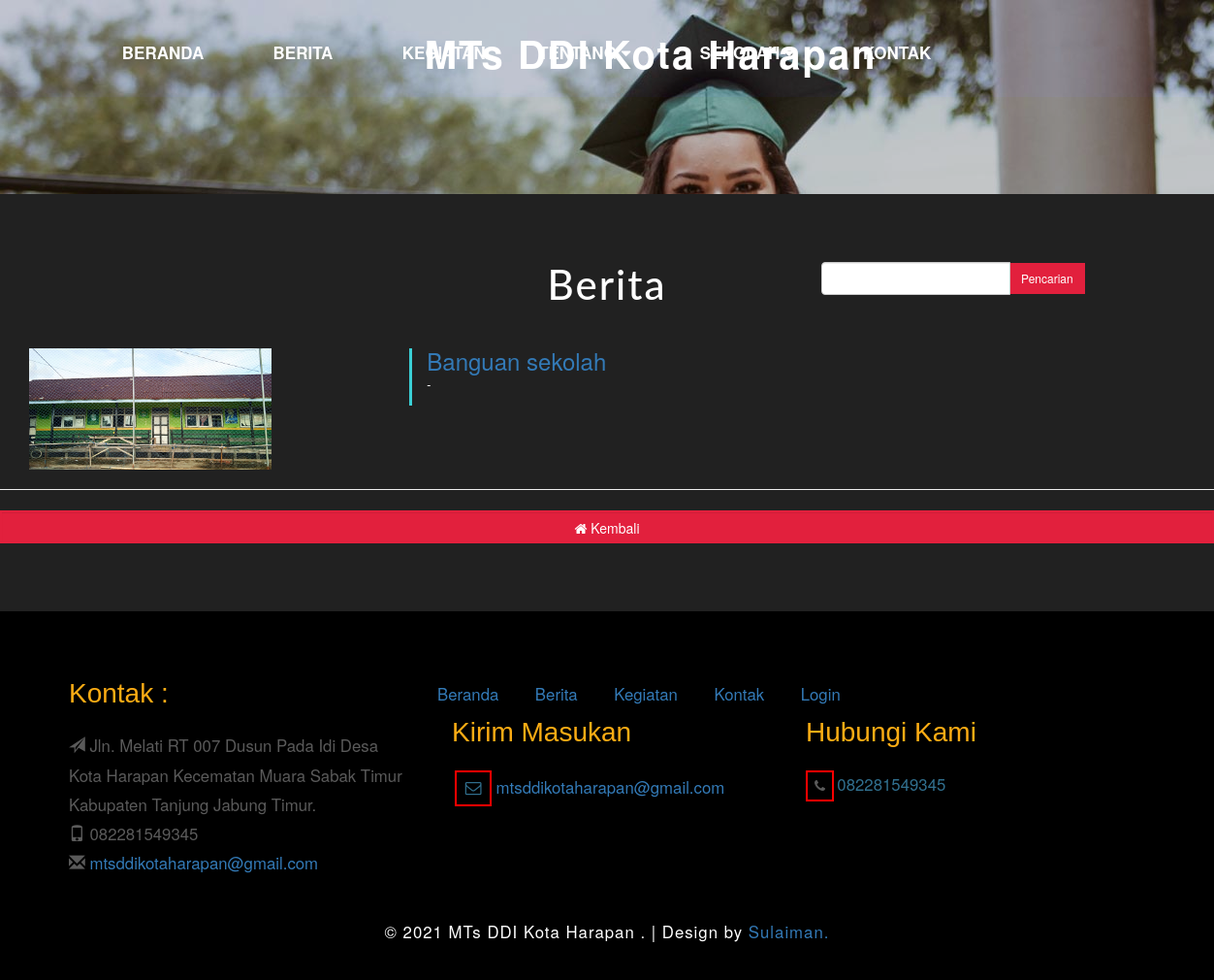
Page /index.php/welcome/berita on the committed database.
### tables this page shows
CREATE TABLE IF NOT EXISTS `profil_sekolah` (
    `id` varchar(100) NOT NULL,
    `text` varchar(100) NOT NULL,
    `nilai` text NOT NULL,
    `inputtype` enum('text', 'textarea', 'file', 'int') NOT NULL DEFAULT 'textarea',
    PRIMARY KEY (`id`)
  );

CREATE TABLE IF NOT EXISTS `berita` (
    `id` int(11) NOT NULL AUTO_INCREMENT,
    `caption` varchar(200) NOT NULL,
    `foto` text DEFAULT NULL,
    `deskripsi` text NOT NULL,
    `tanggal` varchar(100) NOT NULL,
    `user` varchar(26) NOT NULL,
    `dilihat` int(11) NOT NULL DEFAULT 0,
    PRIMARY KEY (`id`)
  );

### application/controllers/Welcome.php (called while the page is built, shortened)
<?php
class Welcome extends CI_Controller {
    function __construct()
    {
        if ($this->session->userdata('ipsaved')!=TRUE) {
       		$this->load->model('Pengunjung_model');
			$this->load->library('user_agent');
			$ip = $this->input->ip_address();
			$ip_data["ip"] = $ip;
			$ip_data["ipsaved"] = TRUE;
			$this->session->set_userdata($ip_data);
        }
    }
	public function berita()
	{
		$this->load->model('Berita_model');
        $q = urldecode($this->input->get('q', TRUE));
        $start = intval($this->input->get('start'));
        if ($q <> '') {
            $config['base_url'] = base_url() . 'Welcome/berita?q=' . urlencode($q);
            $config['first_url'] = base_url() . 'Welcome/berita?q=' . urlencode($q);
        } else {
            $config['base_url'] = base_url() . 'Welcome/berita';
            $config['first_url'] = base_url() . 'Welcome/berita';
        }
        $config['per_page'] = 10;
        $config['page_query_string'] = TRUE;
        $config['total_rows'] = $this->Berita_model->total_rows($q);
        $berita = $this->Berita_model->get_limit_data($config['per_page'], $start, $q);
        $this->load->library('pagination');
        $this->pagination->initialize($config);
        $data = array(
            'berita_data' => $berita,
            'q' => $q,
            'pagination' => $this->pagination->create_links(),
            'total_rows' => $config['total_rows'],
            'start' => $start,
			'konten' => "berita",
        );
		$this->load->view('container',$data);
	}
}

### index.php (called while the page is built, shortened)
<?php
require_once BASEPATH.'core/CodeIgniter.php';

### application/models/Profil_sekolah_model.php (called while the page is built, shortened)
<?php
class Profil_sekolah_model extends CI_Model
{
    public $table = 'profil_sekolah';
    function get_profil($val)
    {
        $this->db->where("id", $val);
        $res = $this->db->get($this->table)->row();
        return (isset($res->nilai)?$res->nilai:NULL);
    }
}

### application/config/config.php (called while the page is built, shortened)
<?php
$config['base_url'] = ((isset($_SERVER['HTTPS']) && $_SERVER['HTTPS'] == "on") ? "https" : "http");
$config['base_url'] .= "://".$_SERVER['HTTP_HOST'];
$config['base_url'] .= preg_replace('@/+$@','',dirname($_SERVER['SCRIPT_NAME'])).'/';
$config['index_page'] = '';
$config['uri_protocol']	= 'REQUEST_URI';
$config['url_suffix'] = '';
$config['language']	= 'english';
$config['charset'] = 'UTF-8';
$config['enable_hooks'] = FALSE;
$config['subclass_prefix'] = 'MY_';
$config['composer_autoload'] = FALSE;
$config['permitted_uri_chars'] = 'a-z 0-9~%.:_\-';
$config['enable_query_strings'] = FALSE;
$config['controller_trigger'] = 'c';
$config['function_trigger'] = 'm';
$config['directory_trigger'] = 'd';
$config['allow_get_array'] = TRUE;
$config['log_threshold'] = 0;
$config['log_path'] = '';
$config['log_file_extension'] = '';
$config['log_file_permissions'] = 0644;
$config['log_date_format'] = 'Y-m-d H:i:s';
$config['error_views_path'] = '';
$config['cache_path'] = '';
$config['cache_query_string'] = FALSE;
$config['encryption_key'] = '';
$config['sess_driver'] = 'files';
$config['sess_cookie_name'] = 'ci_session';
$config['sess_expiration'] = 7200;
$config['sess_save_path'] = NULL;
$config['sess_match_ip'] = FALSE;
$config['sess_time_to_update'] = 300;
$config['sess_regenerate_destroy'] = FALSE;
$config['cookie_prefix']	= '';
$config['cookie_domain']	= '';
$config['cookie_path']		= '/';
$config['cookie_secure']	= FALSE;
$config['cookie_httponly'] 	= FALSE;
$config['standardize_newlines'] = FALSE;
$config['global_xss_filtering'] = FALSE;
$config['csrf_protection'] = FALSE;
$config['csrf_token_name'] = 'csrf_test_name';
$config['csrf_cookie_name'] = 'csrf_cookie_name';
$config['csrf_expire'] = 7200;
$config['csrf_regenerate'] = TRUE;
$config['csrf_exclude_uris'] = array();
$config['compress_output'] = FALSE;
$config['time_reference'] = 'local';
$config['rewrite_short_tags'] = FALSE;
$config['proxy_ips'] = '';

### application/models/Berita_model.php (called while the page is built, shortened)
<?php
class Berita_model extends CI_Model
{
    public $table = 'berita';
    public $id = 'id';
    public $defaultorder = 'DESC';
    function total_rows($q = NULL) {
        $this->db->from($this->table);
        return $this->db->count_all_results();
    }
    function get_limit_data($limit, $start = 0, $q = NULL) {
        $this->db->order_by($this->id, $this->defaultorder);
        $this->db->limit($limit, $start);
        return $this->db->get($this->table)->result();
    }
}

### application/views/berita.php (the view, shortened to what this page needs)
<div class="services" id="services">
	<div class="w3-services-head">
		<div class="row" style="margin: auto 8px;">
			<div class="col-lg-4 col-md-4 col-sm-4">
			</div>
			<div class="col-lg-4 col-md-4 col-sm-4">
				<h3>Berita</h3>
			</div>
			<div class="col-lg-4 col-md-4 col-sm-4">
				<form action="<?php echo site_url('Welcome/berita'); ?>" class="form-inline" method="get">
                    <div class="input-group">
                        <input type="text" class="form-control" name="q" value="<?php echo $q; ?>">
                        <span class="input-group-btn">
                          <button class="btn btn-sm btn-primary" type="submit">Pencarian</button>
                        </span>
                    </div>
                </form>
			</div>
		</div>
	</div>
	<div class="w3-service-grids">
		<?php foreach ($berita_data as $key => $berita): ?>
			<div class="w3-service-grid-top1" style="margin-top: 3px">
				<div class="col-md-12 w3-services-grid1">
						<div class="col-md-4 w3-services-01">
							<img src="<?php echo $berita->foto ?>" style="max-width: 250px; max-height: 250px">
						</div>
						<div class="col-md-8 w3-services-heading">
							<a href="Welcome/detail_berita/<?php echo $berita->id ?>"><h3><?php echo $berita->caption ?></h3></a>
							<?php echo str_shortened($berita->deskripsi, 180) ?>
						</div>
				</div>
				<div class="clearfix"></div>
			</div>
		<?php endforeach ?>
	</div>
	<div class="row">
		<hr class="clearfix">
		<div class="col-lg-6 col-md-6 col-sm-6">
		</div>
		<div class="col-lg-6 col-md-6 col-sm-6">
		</div>
	</div>
        <div class="row">
            <div class="col-lg-12 col-md-12 col-sm-12 col-xs-12">
                <button type="button" class="form-control btn btn-primary" onclick="window.location='Welcome'"><i class="fa fa-home"></i>&nbsp;Kembali</button>
            </div>
        </div>
</div>

### application/views/_partials/navbar.php (shortened to what this page needs)
<div class="header">
	<nav class="navbar navbar-default">
		<div class="container">
			<div class="navbar-header navbar-left">
				<div class="w3_navigation_pos">
					<h1 style="font-size: 32px"><a href="Welcome" style="color: white !important;font-size: 40px!important;"><b><?php echo $this->Profil_sekolah_model->get_profil("nama_singkat_sekolah") ?></b></i></a></h1>
				</div>
			</div>
			<div class="collapse navbar-collapse navbar-right" id="bs-example-navbar-collapse-1">
				<nav class="link-effect-2" id="link-effect-2">
					<ul class="nav navbar-nav">
						<li style="margin: 0px 0px 35px 0px;"><a href="Welcome" style="color: white !important;font-size: 17px!important;"><strong>Beranda</strong></a></li>
						<li style="margin: 0px 0px 35px 0px;"><a href="Welcome/berita" style="font-size: 17px!important;"><strong>Berita</strong></a></li>
						<li style="margin: 0px 0px 35px 0px;"><a href="Welcome/kegiatan" style="font-size: 17px!important;"><strong>Kegiatan</strong></a></li>
						<li style="margin: 0px 0px 35px 0px;">
							<a href="#" id="navbarDropdown" role="button" data-toggle="dropdown" aria-haspopup="true" aria-expanded="false" class="nav-link dropdown-toggle" style="font-size: 17px!important;"><strong>Tentang&nbsp;</strong><i class="fa fa-caret-down"></i></a>
						</li>
						<li style="margin: 0px 0px 35px 0px;">
							<a href="#" id="navbarDropdown" role="button" data-toggle="dropdown" aria-haspopup="true" aria-expanded="false" class="nav-link dropdown-toggle" style="font-size: 17px!important;"><strong>Sekolah&nbsp;</strong><i class="fa fa-caret-down"></i></a>
						</li>
						<li style="margin: 0px 0px 35px 0px;"><a href="Welcome/kontak" style="font-size: 17px!important;"><strong>Kontak</strong></a></li>
					</ul>
				</nav>
			</div>
		</div>
	</nav>
</div>

### application/views/_partials/footer.php
<div class="footer">
	<div class="container">
		<div class="footer-grids-all">
		<div class="footer-w3-grid-top">
			<div class="col-md-4 w3layouts_footer_grid">
				<h3>Kontak :</h3>
					<ul>
						<li><i class="glyphicon glyphicon-send"></i> <?php echo $this->Profil_sekolah_model->get_profil('alamat') ?></li>
						<li><i class="glyphicon glyphicon-phone"></i> <?php echo $this->Profil_sekolah_model->get_profil('phone') ?></li>
						<li><i class="glyphicon glyphicon-envelope"></i> <a href="mailto:<?php echo $this->Profil_sekolah_model->get_profil('email') ?>"> <?php echo $this->Profil_sekolah_model->get_profil('email') ?></a></li>
					</ul>
			</div>
		</div>
			<div class="col-md-8 w3layouts_footer_grid">
				<ul class="w3l_footer_nav">
					<li><a href="Welcome" >Beranda</a></li>
					<li><a href="Welcome/berita" >Berita</a></li>
					<li><a href="Welcome/kegiatan" >Kegiatan</a></li>
					<li><a href="Welcome/kontak" >Kontak</a></li>
					<li><a href="Welcome/login" >Login</a></li>
				</ul>
				<div class="col-md-6 w3-footer-icons">
				<h3>Kirim Masukan</h3>
				<p><span><i class="fa fa-envelope-o" aria-hidden="true"></i></span><a href="mailto:example@mail.com"> <?php echo $this->Profil_sekolah_model->get_profil('email') ?></a></p>
				</div>
				<div class="col-md-6 w3-footer-icons">
				<h3>Hubungi Kami</h3>
				<i class="fa fa-phone" aria-hidden="true"></i><span><?php echo $this->Profil_sekolah_model->get_profil('phone') ?></span>
				</div>
			</div>
			<div class="clearfix"> </div>
		</div>
		<div class="footer-bottom-agile">
			<p>© 2021 <?php echo $this->Profil_sekolah_model->get_profil("nama_singkat_sekolah") ?> . | Design by <a href="http://w3layouts.com">Sulaiman.</a></p>
		</div>
	</div>
</div>

### assets/css/carousel.css (style rules this page uses)
body { color: #5a5a5a; }

### assets/css/style.css (style rules this page uses)
h1, h2, h3, h4, h5, h6 { margin: 0; }
ul, ol { padding: 0; }
img { width: 100%; height: 100%; }
.header { position: absolute; top: 1%; z-index: 9; left: 12%; }
.navbar-default { background: none; border: none; }
.navbar { margin-bottom: 0; }
.navbar-nav { float: none; }
.navbar-collapse { padding: 0; }
.navbar-right { float: none !important; margin-right: 0; }
.navbar-default .navbar-nav>li>a { color: #fff; font-weight: 400; }
.navbar-nav>li>a { margin: 3.5em 3.3em; padding: 0 .1em; line-height: 1em; text-transform: uppercase; }
.navbar-default .navbar-nav>li:last-child>a { margin-right: 0; }
.w3_navigation_pos { position: absolute; top: 26px; left: 33%; z-index: 1; }
.w3_navigation_pos h1 a { font-size: 1em; color: #fff; text-decoration: none; display: block; line-height: 0.9em; text-transform: capitalize; }
.w3_navigation_pos h1 { font-size: 3em; letter-spacing: 2px; }
nav.navbar.navbar-default { padding: 2.5em 0; }
.link-effect-2 a { overflow: hidden; padding: 20px; color: #797878; font-weight: 400; }
button.btn.btn-primary { color: #fff; background: #e2203d; border: 2px solid #e2203d; border-radius: 0; transition: 0.5s all; -webkit-transition: 0.5s all; -moz-transition: 0.5s all; -o-transition: 0.5s all; -ms-transition: 0.5s all; }
.services, .about, .w3-faculty-ex, .gallery, .team, .footer, .book-appointment { padding: 5em 0; }
.services { background-color: #212121; }
.w3-services-head h3, .w3-about-agile-head h3, .w3-agile-faculty-head h3, .w3-agile-contact-head h3, .w3-agile-heading h3, .agileits_w3layouts_head h3, .w3-appoint-head h3, h3.w3-about-title { font-size: 3em; color: #337ab7; font-family: 'Lato', sans-serif; text-align: center; text-transform: capitalize; margin-bottom: 40px; letter-spacing: 2px; }
.w3-services-head h3 { color: #FFF; }
.w3-services-heading p { font-size: 0.9em; color: #fff; line-height: 1.8em; letter-spacing: 2px; font-family: 'Open Sans', sans-serif; }
.w3-services-heading { border-left: 3px solid #3acfd5; }
.footer { background-color: #000000; }
.w3layouts_footer_grid h3 { font-size: 2em; color: #fcac14; margin-bottom: 0.8em; font-family: 'Montserrat Alternates', sans-serif; }
.w3layouts_footer_grid ul li { display: block; text-decoration: none; font-size: 1.2em; line-height: 1.8em; }
ul.w3l_footer_nav li { display: inline-block; margin: 0 2em 0 0em; }
.w3-footer-icons span { font-size: 1.2em; color: #31708f; margin-left: 0.2em; }
.w3-footer-icons i { border: 2px solid red; font-size: 1em; padding: 0.5em; }
.w3-footer-icons p a { font-size: 1.2em; text-decoration: none; }
.footer-bottom-agile p { font-size: 1.2em; color: #fff; text-align: center; margin-top: 2em; letter-spacing: 1px; }
ul.w3l_footer_nav li a { text-decoration: none; }
.footer { padding: 5em 0 2em 0; }
.w3layouts_footer_grid li a { text-decoration: none; }
.footer-bottom-agile a { text-decoration: none; }
@media (max-width:1440px) { .header { left: 8%; } }
@media (max-width:1366px) { .header { left: 7%; } }
@media (max-width:1280px) { .navbar-nav>li>a { margin: 0em 2em; } }
@media (max-width:1280px) { .w3_navigation_pos { left: 31%; } }
@media (max-width:1280px) { .header { position: absolute; top: 1%; z-index: 9; left: 6%; } }

### rows in the picture
profil_sekolah: nilai "MTs DDI Kota Harapan"
berita: foto (picture), caption "Banguan sekolah", deskripsi "-"
profil_sekolah: nilai "Jln. Melati RT 007 Dusun Pada Idi Desa Kota Harapan Kecematan Muara Sabak Timur Kabupaten Tanjung Jabung Timur."
profil_sekolah: nilai "082281549345"
profil_sekolah: nilai "mtsddikotaharapan@gmail.com"
